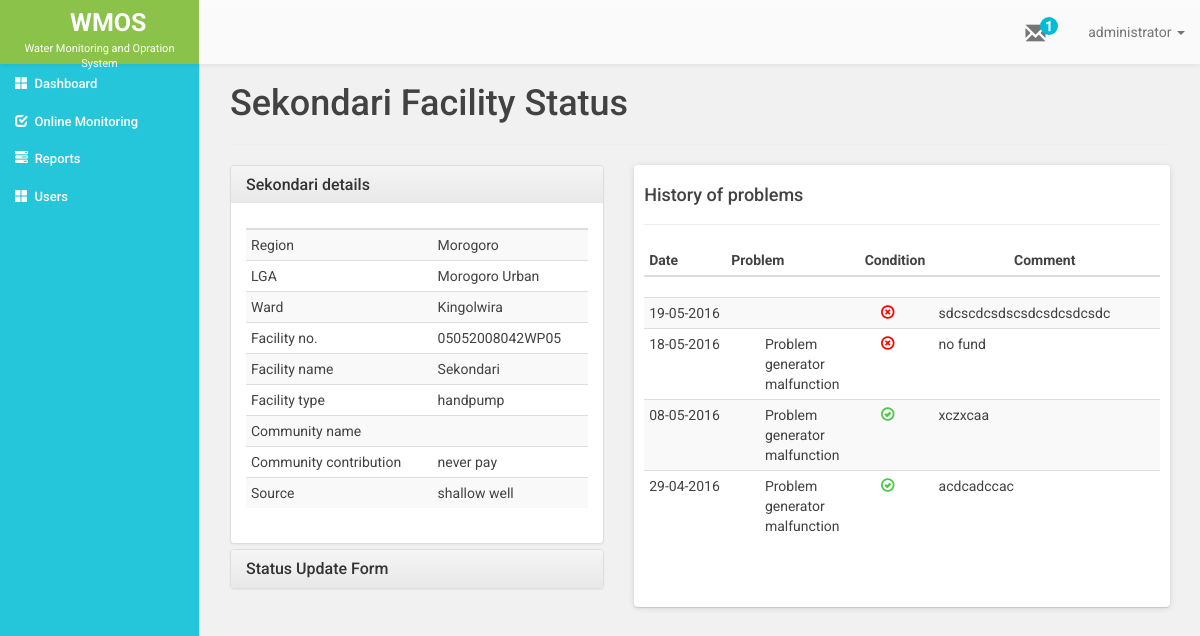
/edit_facility_status.php?id=05052008042WP05&prob_id= 1 (signed in), run on the app's committed database.
### tables this page shows
CREATE TABLE `faci` (
  `id` int(11) NOT NULL,
  `region` varchar(30) NOT NULL,
  `lga` varchar(100) NOT NULL,
  `faci_num` varchar(30) NOT NULL,
  `ward` varchar(30) NOT NULL,
  `faci_name` varchar(30) NOT NULL,
  `faci_type` varchar(30) NOT NULL,
  `com_name` varchar(100) NOT NULL,
  `com_contrib` varchar(100) NOT NULL,
  `source` varchar(100) NOT NULL
);

CREATE TABLE `faci_status` (
  `id` int(11) NOT NULL,
  `faci_num` varchar(255) DEFAULT NULL,
  `problem_id` varchar(255) NOT NULL,
  `faci_con` varchar(255) DEFAULT NULL COMMENT 'facility condition or facility status',
  `comment` varchar(255) DEFAULT NULL,
  `date_of_update` varchar(255) DEFAULT NULL
);

### edit_facility_status.php (the view, shortened to what this page needs)
<?php
  include 'database.php';
  $id = $_GET['id'];
  $sql = "SELECT * FROM faci WHERE faci_num ='$id'";
  $result = mysqli_query($conn,$sql) or die(mysqli_error());
  while ($row = mysqli_fetch_assoc($result)) {
    $data= array(
      'region'       => $row['region'],
      'lga'          => $row['lga'],
      'ward'         => $row['ward'],
      'faci_num'     => $row['faci_num'],
      'faci_name'    => $row['faci_name'],
      'faci_type'    => $row['faci_type'],
      'com_name'     => $row['com_name'],
      'com_contrib'  => $row['com_contrib'],
      'source'       => $row['source']
    );
  }
  function getProb($p_id,$conn){
    $prob_sql = "SELECT problems FROM faci_problems WHERE id = '$p_id'";
    $prob_result = mysqli_query($conn,$prob_sql)or die(mysqli_error());
    while ($prob_row = mysqli_fetch_assoc($prob_result)) {
      return $f_prob = $prob_row['problems'];
    }
  }
  $f_status_sql = "SELECT * FROM faci_status WHERE faci_num ='$id' ORDER BY id DESC";
  $f_status_result = mysqli_query($conn,$f_status_sql) or die(mysqli_error());
  $num_rows = mysqli_num_rows($f_status_result);
  if ($num_rows > 0) {
   while ($f_status_row = mysqli_fetch_assoc($f_status_result)) {
      $f_status_data[] = array(
            'faci_num'            => $f_status_row['faci_num'] ,
            'date_of_update'  => $f_status_row['date_of_update'] ,
            'faci_con'           => $f_status_row['faci_con'] ,
            'comment'         => $f_status_row['comment'] ,
            'id'              => $f_status_row['id'] ,
            'problem'      => getProb($f_status_row['problem_id'],$conn) ,
      );
    }
  }else{
    $f_status_data = FALSE;
  }
  ?>
<!DOCTYPE html>
<html>
<head>
 <?php include "includes/_csslinks.php"; ?>
  <body>
	<?php include 'includes/_header.php'; ?>
	<div class= "container-fluid">
		<div class="row" id="page">
			<?php include "includes/_sidebar.php"; ?>
			<div class="col-md-10">
        <div class="container-fluid">
          <div class="row">
            <div class="col-md-12">
              <h1 class=""><?php echo $data['faci_name'] ?> Facility Status</h1><hr/>
            </div>
          </div>
          <div class="row">
            <div class="col-md-5">
              <div class="panel-group" id="accordion" role="tablist" aria-multiselectable="true">
                <div class="panel panel-default">
                  <div class="panel-heading" role="tab" id="faci_detail_heading">
                    <h4 class="panel-title">
                      <a role="button" data-toggle="collapse" data-parent="#accordion" href="#faci_detail" aria-expanded="true" aria-controls="faci_detail">
                        <?php echo $data['faci_name'] ?> details
                      </a>
                    </h4>
                  </div>
                  <div id="faci_detail" class="panel-collapse collapse in" role="tabpanel" aria-labelledby="faci_detail_heading">
                    <div class="panel-body">
                       <table class="table-condensed table table-striped">
                        <thead>
                          <th></th>
                          <th></th>
                        </thead>
                        <tbody>
                          <tr>
                            <td>Region</td>
                            <td><?php echo $data['region'] ?></td>
                          </tr>
                          <tr>
                            <td>LGA</td>
                            <td><?php echo $data['lga'] ?></td>
                          </tr>
                          <tr>
                            <td>Ward</td>
                            <td><?php echo $data['ward'] ?></td>
                          </tr>
                          <tr>
                            <td>Facility no.</td>
                            <td><?php echo $data['faci_num'] ?></td>
                          </tr>
                          <tr>
                            <td>Facility name</td>
                            <td><?php echo $data['faci_name'] ?></td>
                          </tr>
                          <tr>
                            <td>Facility type</td>
                            <td><?php echo $data['faci_type'] ?></td>
                          </tr>
                          <tr>
                            <td>Community name</td>
                            <td><?php echo $data['com_name'] ?></td>
                          </tr>
                          <tr>
                            <td>Community contribution</td>
                            <td><?php echo $data['com_contrib'] ?></td>
                          </tr>
                          <tr>
                            <td>Source</td>
                            <td><?php echo $data['source'] ?></td>
                          </tr>
                        </tbody>
                      </table>
                    </div>
                  </div>
                </div>
                <div class="panel panel-default">
                  <div class="panel-heading" role="tab" id="headingTwo">
                    <h4 class="panel-title">
                      <a class="collapsed" role="button" data-toggle="collapse" data-parent="#accordion" href="#faci_update_form" aria-expanded="false" aria-controls="faci_update_form">
                        Status Update Form
                      </a>
                    </h4>
                  </div>
                </div>
              </div>
            </div>
            <div class="col-md-7">
              <div class="white-data-table">
                <h4>History of problems</h4><hr/>
                <table  class="table table-condensed table-striped">
                   <thead>
                      <th>Date</th>
                      <th>Problem</th>
                      <th>Condition</th>
                      <th>Comment</th>
                    </thead>
                </table>
                <div class="history-problem-table">
                  <table class="table table-condensed table-striped">
                    <tbody>
                    <?php if ($f_status_data):
                          foreach ($f_status_data as $key => $f_status): ?>
                          <tr>
                          <td class="col-md-2"><?php echo date('d-m-Y',$f_status['date_of_update'])  ?></td>
                          <td class="col-md-2"><?php echo $f_status['problem']  ?></td>
                          <td class="col-md-1"><?php  echo $f_status['faci_con'] == 1 ? '<span class="glyphicon glyphicon-ok-circle"></span>': '<span class="glyphicon glyphicon-remove-circle"></span>'; ?></td>
                          <td class="col-md-3"><?php echo $f_status['comment']  ?></td>
                          </tr>
                    <?php endforeach;
                          endif; ?>
                    </tbody>
                  </table>
                </div>
              </div>
            </div>
          </div>
        </div>
			</div>
		</div>
	</div>
<?php include "includes/_jslinks.php"; ?>
</body>
</html>

### styles/majismain.css (style rules this page uses)
body { font-family: 'Roboto', sans-serif; font-size: 14px; color: #424242; }
.panel-group .panel-heading+.panel-collapse>.list-group, .panel-group .panel-heading+.panel-collapse>.panel-body { border-top: transparent; }
#page { min-height: 80vh; margin-top: 64px; background-color: #F1F1F1; }
.white-data-table { background-color: #fff; padding: 10px; box-shadow: 0 1px 6px 0 rgba(0, 0, 0, 0.12), 0px 1px 1px 0 rgba(0, 0, 0, 0.12) !important; border-radius: 4px; }
.history-problem-table { height: 300px; overflow: auto; }
.history-problem-table .glyphicon-remove-circle { color: #FF0000; }
.history-problem-table .glyphicon-ok-circle { color: #4AC948; }

### data on the page
faci: faci_name "Sekondari", region "Morogoro", lga "Morogoro Urban", ward "Kingolwira", faci_num "05052008042WP05", faci_type "handpump", com_contrib "never pay", source "shallow well"
faci_status: date_of_update "19-05-2016", faci_con "0" (drawn), comment "sdcscdcsdscsdcsdcsdcsdc"
faci_status: date_of_update "18-05-2016", problem "Problem generator malfunction", faci_con "0" (drawn), comment "no fund"
faci_status: date_of_update "08-05-2016", problem "Problem generator malfunction", faci_con "1" (drawn), comment "xczxcaa"
faci_status: date_of_update "29-04-2016", problem "Problem generator malfunction", faci_con "1" (drawn), comment "acdcadccac"

### other printed values
$_SESSION['username'] "administrator"
